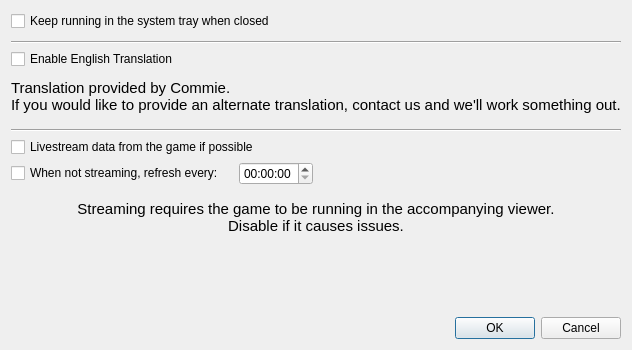
<?xml version="1.0" encoding="UTF-8"?>
<ui version="4.0">
 <class>KCSettingsDialog</class>
 <widget class="QDialog" name="KCSettingsDialog">
  <property name="windowModality">
   <enum>Qt::WindowModal</enum>
  </property>
  <property name="geometry">
   <rect>
    <x>0</x>
    <y>0</y>
    <width>535</width>
    <height>350</height>
   </rect>
  </property>
  <property name="windowTitle">
   <string>Settings</string>
  </property>
  <layout class="QVBoxLayout" name="verticalLayout">
   <property name="spacing">
    <number>5</number>
   </property>
   <item>
    <widget class="QWidget" name="minimizeToTrayContainer" native="true">
     <layout class="QVBoxLayout" name="verticalLayout_4">
      <property name="spacing">
       <number>0</number>
      </property>
      <property name="leftMargin">
       <number>0</number>
      </property>
      <property name="topMargin">
       <number>0</number>
      </property>
      <property name="rightMargin">
       <number>0</number>
      </property>
      <property name="bottomMargin">
       <number>0</number>
      </property>
      <item>
       <layout class="QVBoxLayout" name="verticalLayout_3">
        <item>
         <widget class="QCheckBox" name="minimizeToTrayCheckbox">
          <property name="text">
           <string>Keep running in the system tray when closed</string>
          </property>
         </widget>
        </item>
        <item>
         <spacer name="verticalSpacer_4">
          <property name="orientation">
           <enum>Qt::Vertical</enum>
          </property>
          <property name="sizeType">
           <enum>QSizePolicy::Preferred</enum>
          </property>
          <property name="sizeHint" stdset="0">
           <size>
            <width>20</width>
            <height>10</height>
           </size>
          </property>
         </spacer>
        </item>
        <item>
         <widget class="Line" name="line">
          <property name="orientation">
           <enum>Qt::Horizontal</enum>
          </property>
         </widget>
        </item>
       </layout>
      </item>
     </layout>
    </widget>
   </item>
   <item>
    <layout class="QVBoxLayout" name="verticalLayout_2">
     <item>
      <widget class="QCheckBox" name="translationCheckbox">
       <property name="text">
        <string>Enable English Translation</string>
       </property>
      </widget>
     </item>
     <item>
      <spacer name="verticalSpacer_5">
       <property name="orientation">
        <enum>Qt::Vertical</enum>
       </property>
       <property name="sizeType">
        <enum>QSizePolicy::Preferred</enum>
       </property>
       <property name="sizeHint" stdset="0">
        <size>
         <width>20</width>
         <height>5</height>
        </size>
       </property>
      </spacer>
     </item>
     <item>
      <widget class="QLabel" name="label">
       <property name="font">
        <font>
         <pointsize>11</pointsize>
        </font>
       </property>
       <property name="text">
        <string>Translation provided by Commie.
If you would like to provide an alternate translation, contact us and we'll work something out.</string>
       </property>
       <property name="alignment">
        <set>Qt::AlignLeading|Qt::AlignLeft|Qt::AlignVCenter</set>
       </property>
      </widget>
     </item>
     <item>
      <spacer name="verticalSpacer_6">
       <property name="orientation">
        <enum>Qt::Vertical</enum>
       </property>
       <property name="sizeHint" stdset="0">
        <size>
         <width>20</width>
         <height>10</height>
        </size>
       </property>
      </spacer>
     </item>
     <item>
      <widget class="Line" name="line_2">
       <property name="orientation">
        <enum>Qt::Horizontal</enum>
       </property>
      </widget>
     </item>
    </layout>
   </item>
   <item>
    <layout class="QHBoxLayout" name="horizontalLayout_2">
     <property name="spacing">
      <number>10</number>
     </property>
     <item>
      <widget class="QCheckBox" name="livestreamCheckbox">
       <property name="text">
        <string>Livestream data from the game if possible</string>
       </property>
      </widget>
     </item>
    </layout>
   </item>
   <item>
    <layout class="QHBoxLayout" name="horizontalLayout">
     <property name="spacing">
      <number>15</number>
     </property>
     <property name="bottomMargin">
      <number>0</number>
     </property>
     <item>
      <widget class="QCheckBox" name="autorefreshCheckbox">
       <property name="text">
        <string>When not streaming, refresh every:</string>
       </property>
      </widget>
     </item>
     <item>
      <widget class="QTimeEdit" name="autorefreshInterval">
       <property name="currentSection">
        <enum>QDateTimeEdit::MinuteSection</enum>
       </property>
      </widget>
     </item>
     <item>
      <spacer name="horizontalSpacer">
       <property name="orientation">
        <enum>Qt::Horizontal</enum>
       </property>
       <property name="sizeHint" stdset="0">
        <size>
         <width>40</width>
         <height>20</height>
        </size>
       </property>
      </spacer>
     </item>
    </layout>
   </item>
   <item>
    <spacer name="verticalSpacer_2">
     <property name="orientation">
      <enum>Qt::Vertical</enum>
     </property>
     <property name="sizeType">
      <enum>QSizePolicy::Preferred</enum>
     </property>
     <property name="sizeHint" stdset="0">
      <size>
       <width>20</width>
       <height>10</height>
      </size>
     </property>
    </spacer>
   </item>
   <item>
    <widget class="QLabel" name="label_2">
     <property name="font">
      <font>
       <pointsize>11</pointsize>
      </font>
     </property>
     <property name="text">
      <string>Streaming requires the game to be running in the accompanying viewer.&lt;br /&gt;Disable if it causes issues.</string>
     </property>
     <property name="alignment">
      <set>Qt::AlignHCenter|Qt::AlignTop</set>
     </property>
     <property name="wordWrap">
      <bool>false</bool>
     </property>
    </widget>
   </item>
   <item>
    <spacer name="verticalSpacer">
     <property name="orientation">
      <enum>Qt::Vertical</enum>
     </property>
     <property name="sizeHint" stdset="0">
      <size>
       <width>20</width>
       <height>0</height>
      </size>
     </property>
    </spacer>
   </item>
   <item>
    <widget class="QDialogButtonBox" name="buttonBox">
     <property name="orientation">
      <enum>Qt::Horizontal</enum>
     </property>
     <property name="standardButtons">
      <set>QDialogButtonBox::Cancel|QDialogButtonBox::Ok</set>
     </property>
    </widget>
   </item>
  </layout>
 </widget>
 <resources/>
 <connections>
  <connection>
   <sender>buttonBox</sender>
   <signal>accepted()</signal>
   <receiver>KCSettingsDialog</receiver>
   <slot>accept()</slot>
   <hints>
    <hint type="sourcelabel">
     <x>248</x>
     <y>254</y>
    </hint>
    <hint type="destinationlabel">
     <x>157</x>
     <y>274</y>
    </hint>
   </hints>
  </connection>
  <connection>
   <sender>buttonBox</sender>
   <signal>rejected()</signal>
   <receiver>KCSettingsDialog</receiver>
   <slot>reject()</slot>
   <hints>
    <hint type="sourcelabel">
     <x>316</x>
     <y>260</y>
    </hint>
    <hint type="destinationlabel">
     <x>286</x>
     <y>274</y>
    </hint>
   </hints>
  </connection>
 </connections>
</ui>
